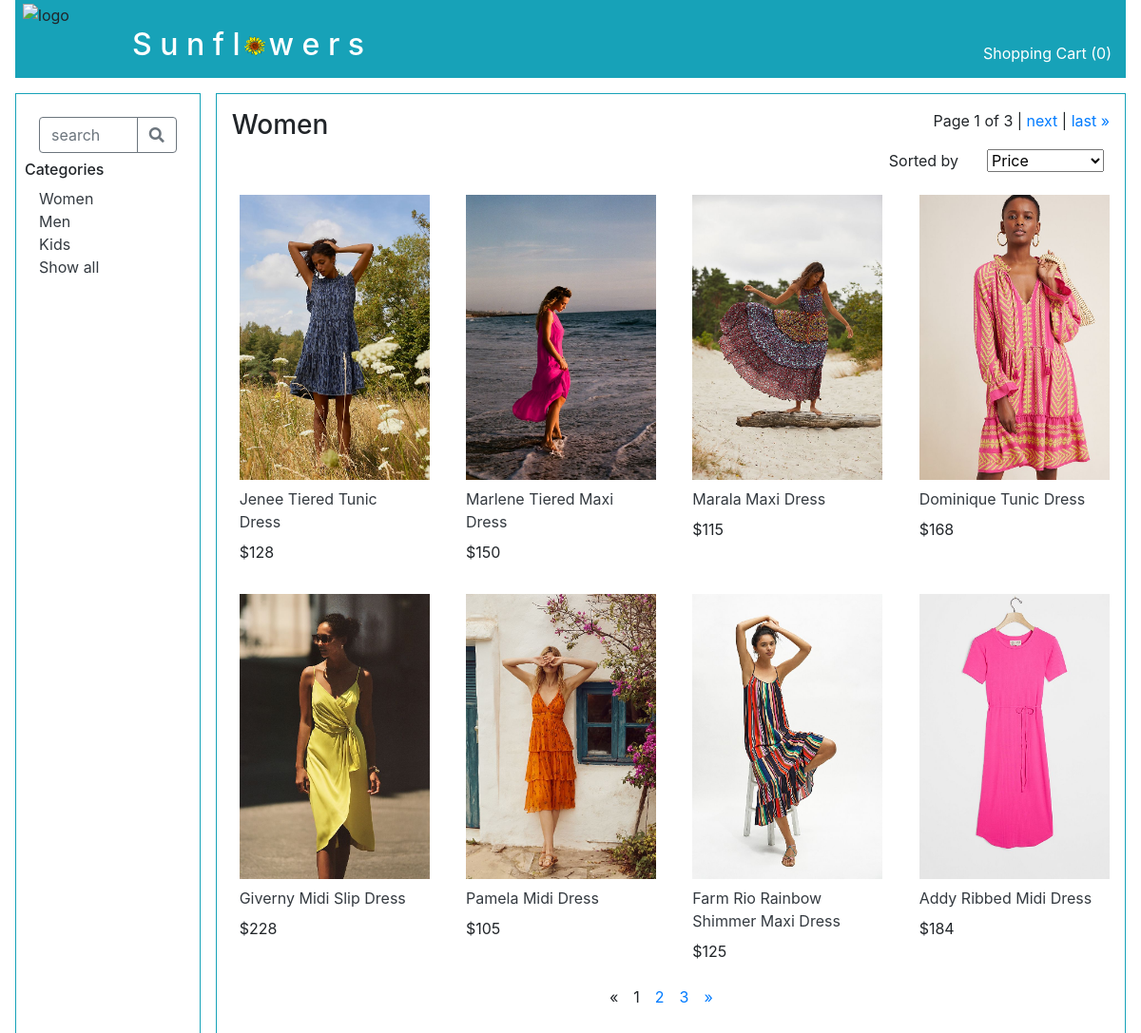
The app's page /product/category/1, older data.
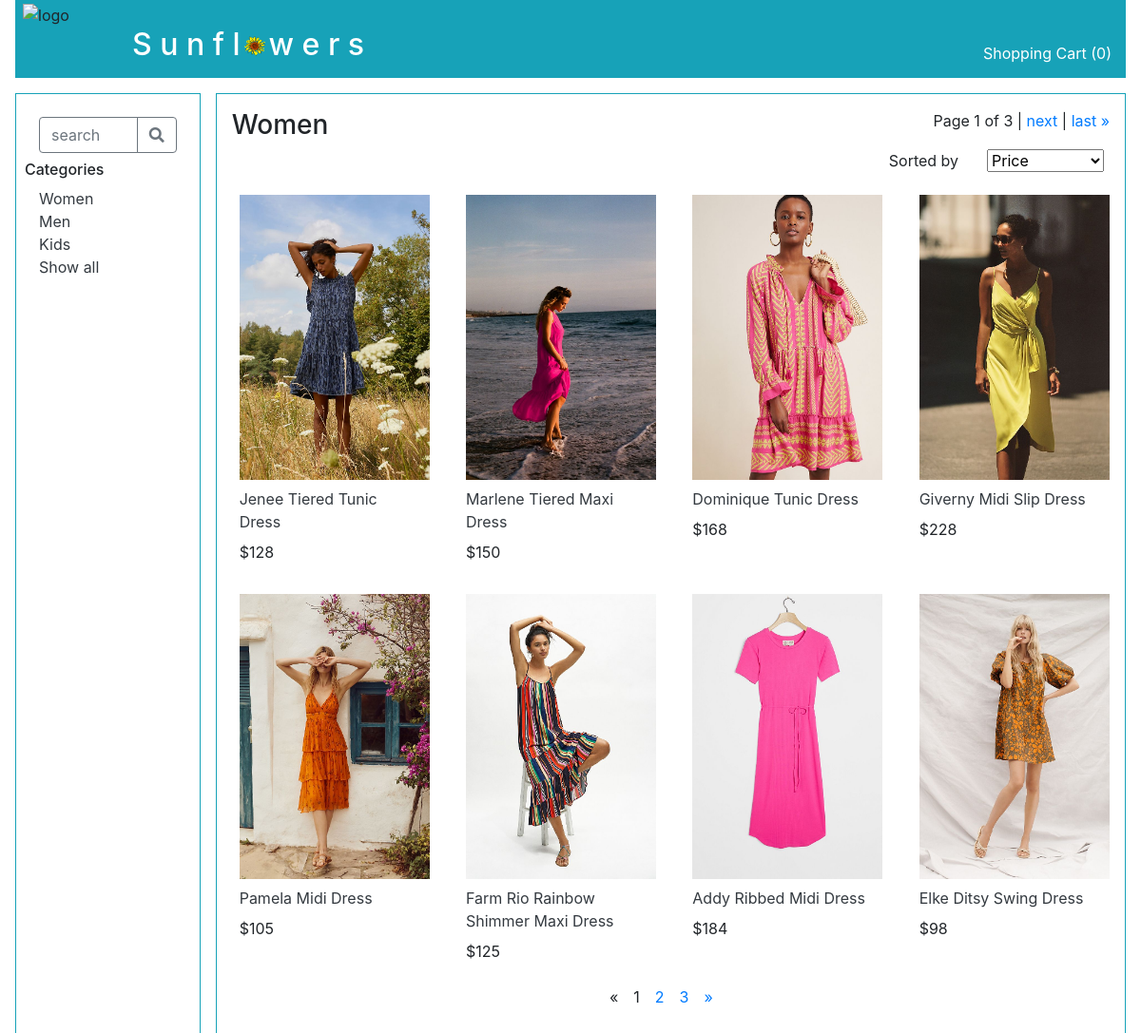
The same page, newer data.
### main/models.py (models this page shows, shortened)
class Category(models.Model):
    name = models.CharField(max_length=255)
    cat_photo = models.ImageField(upload_to='categories', blank=True)

class Photo(models.Model):
    img = models.ImageField(upload_to='products', blank=True)
    type_of_photo = models.ForeignKey(
        PhotoType,
        related_name='photos_included',
        on_delete=models.CASCADE
    )
    for_product = models.ForeignKey(
        Product,
        related_name='photos',
        on_delete=models.CASCADE
    )

class Product(models.Model):
    name = models.CharField(max_length=255, default="")
    desc= models.TextField(default="")
    quantity_purchased = models.IntegerField(default=0)
    quantity_sold = models.IntegerField(default=0)
    quantity_available = models.IntegerField(default=0)
    temp_quan_avail = models.IntegerField(default=0)
    unit_price=models.DecimalField(max_digits=5, decimal_places=0)
    category = models.ForeignKey(
        Category,
        related_name='products_included',
        on_delete=models.CASCADE
    )
    objects = ClassManager()

### main/views.py (the view)
# urls.py: path('product/category/<int:cat_id>', views.display_category),
def display_category(request, cat_id ):
    product_list = Product.objects.filter(category_id=cat_id).exclude(temp_quan_avail=0)
    products_by_price = product_list.order_by("unit_price")
    page = request.GET.get('page', 1)
    paginator = Paginator(product_list, 8)
    try:
        all_products = paginator.page(page)
    except PageNotAnInteger:
        all_products = paginator.page(1)
    except EmptyPage:
        all_products = paginator.page(paginator.num_pages)
    page_number = request.GET.get('page')
    page_obj = paginator.get_page(page_number)
    if "cart_dict" not in request.session:
        quantity_in_cart = 0
    else:
        quantity_in_cart = 0
        for key in request.session["cart_dict"]:
            quantity_in_cart += request.session["cart_dict"][key]
    context = {
        "all_categories": Category.objects.all(),
        "this_category": Category.objects.get(id=cat_id),
        "all_products": all_products,
        "products_by_price": products_by_price,
        "all_photos": Photo.objects.all(),
        "paginator": paginator,
        'page_obj': page_obj,
        "quantity_in_cart": quantity_in_cart,
    }
    return render(request, '_2_shop_category.html', context)

### main/templates/_2_shop_category.html (shortened to what this page needs)
<!DOCTYPE html>
<html lang="en">
<head>
    {% include "_0_head_tags.html" %}
</head>
<body>
    <div id="container">
        {% include "_0_top_nav_bar.html" %}
        {% include "_0_left_nav_bar.html" %}
        <div class="col border border-info p-3">
            <div class="row">
                <div class="col-6 h3">{{ this_category.name }}</div>
                <div class="col text-right mb-1">
                    <span class="step-links">
                        <span class="current">
                            Page {{ page_obj.number }} of {{ page_obj.paginator.num_pages }} |
                        </span>
                        {% if page_obj.has_next %}
                        <a href="?page={{ page_obj.next_page_number }}">next</a> |
                        <a href="?page={{ page_obj.paginator.num_pages }}">last &raquo;</a>
                        {% endif %}
                    </span>
                </div>
            </div>
            <form class="row" action="" method="POST">
                <div class="col-2 mb-2 text-right offset-8">Sorted by</div>
                <div class="col">
                    <select name="sorted_by" id="">
                        <option value="price">Price</option>
                    </select>
                </div>
            </form>
            <div class="row mt-2">
                {% for product in all_products %}
                {% if product.category_id == this_category.id and product.temp_quan_avail > 0 %}
                <div class="col-3">
                    {% for photo in all_photos %}
                    {% if photo.type_of_photo_id == 1 and photo.for_product_id == product.id %}
                    <div class="row m-2"><img class="" width="200" src="{{ photo.img.url }}"></div>
                    {% endif %}
                    {% endfor %}
                    <a class="row text-dark m-2" href="/product/category/{{ this_category.id }}/item/{{ product.id }}">{{ product.name }}</a>
                    <div class="row mb-4">
                        <div class="col m-2t ml-2">${{ product.unit_price }}</div>
                    </div>
                </div>
                {% endif %}
                {% endfor %}
            </div>
            <div class="row">
                <div class="col-4 offset-5 text-center">
                    {% if all_products.has_other_pages %}
                    <ul class="pagination">
                        {% if all_products.has_previous %}
                        <li><a href="?page={{ all_products.previous_page_number }}">&laquo;</a></li>
                        {% else %}
                        <li class="disabled"><span>&laquo;</span></li>
                        {% endif %}
                        {% for i in all_products.paginator.page_range %}
                        {% if all_products.number == i %}
                        <li class="active ml-3"><span>{{ i }} <span class="sr-only">(current)</span> </span></li>
                        {% else %}
                        <li><a class="ml-3" href="?page={{ i }}">{{ i }}</a></li>
                        {% endif %}
                        {% endfor %}
                        {% if all_products.has_next %}
                        <li><a class="ml-3" href="?page={{ all_products.next_page_number }}">&raquo;</a></li>
                        {% else %}
                        <li class="disabled"><span>&raquo;</span></li>
                        {% endif %}
                    </ul>
                    {% endif %}
                </div>
            </div>
        </div>
    </div>
</body>
</html>

### main/templates/_0_left_nav_bar.html
<!DOCTYPE html>
<html lang="en">
<head>
</head>
<body>
    <div class="row mx-3">
        <div class="col-2 mr-3 border border-info p-4">
        <div class="row mb-2">
            <div class="col ">
                <div class="input-group">
                    <input class="form-control border-secondary py-2" type="search" placeholder="search">
                    <div class="input-group-append">
                        <button class="btn btn-outline-secondary" type="button">
                            <i class="fa fa-search"></i>
                        </button>
                    </div>
                </div>
            </div>
        </div>
        <div class="row h6">Categories</div>
        {% for category in all_categories %}
        <a class="text-dark" href="/product/category/{{ category.id }}">{{ category.name }}</a><br>
        {% endfor %}
        <a class="text-dark" href="/">Show all</a>
    </div>
</body>
</html>

Row changes from the older to the newer data that the page shows:
no longer on this page (row edited): Product: name "Marala Maxi Dress", unit_price "115"
no longer on this page (row unchanged): Photo: img (picture), shown under "Marala Maxi Dress"
now on this page (row unchanged): Product: name "Elke Ditsy Swing Dress", unit_price "98"
now on this page (row unchanged): Photo: img (picture), shown under "Elke Ditsy Swing Dress"
